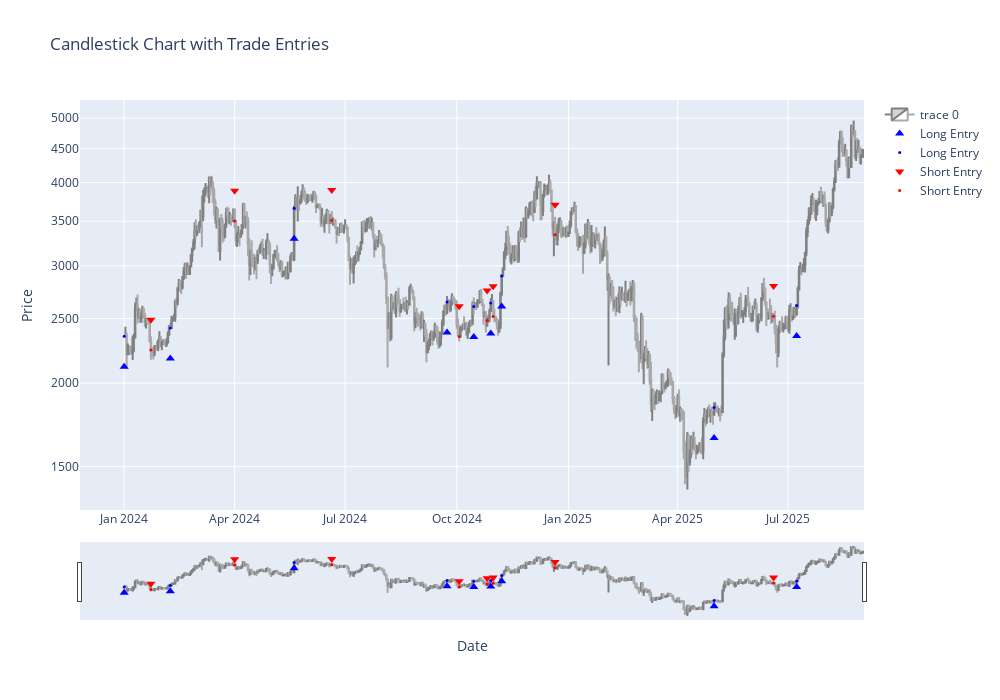

Notebook code cell kept with this figure:
### Markdown cell above
#### Out-of-Sample

### Code cell
# Produce Trades, Equity and Metrics Data for Out-of-Sample Performance
tradesETH2_OOS = op.backtest(dataETH, indicator_names, long_filters, short_filters, paramsETH2, mode, 'tradesDF', backtest_enddate)
equityETH2_OOS = op.backtest(dataETH, indicator_names, long_filters, short_filters, paramsETH2, mode, 'equityDF', backtest_enddate)
metricsETH2_OOS = op.backtest(dataETH, indicator_names, long_filters, short_filters, paramsETH2, mode, 'MetricsTable', backtest_enddate)

# Plot Candlestick Chart for Trade Visualisation
plot.candleChart(dataETH_OOS, tradesETH2_OOS, mode)

### Figure 1 — Plotly figure (JSON) as saved in the notebook; plotly's stock layout.template omitted (floating-point values rounded to 4 significant figures; data arrays with more than 128 entries replaced by an {"elided": "..."} marker saying what was removed)
{"data": [{"close": {"elided": "609 float values"}, "decreasing": {"fillcolor": "white", "line": {"color": "darkgrey"}}, "high": {"elided": "609 float values"}, "increasing": {"fillcolor": "lightgrey", "line": {"color": "grey"}}, "low": {"elided": "609 float values"}, "open": {"elided": "609 float values"}, "type": "candlestick", "x": {"elided": "609 str values"}}, {"marker": {"color": "blue", "size": 8, "symbol": "triangle-up"}, "mode": "markers", "name": "Long Entry", "type": "scatter", "x": ["2024-01-01T00:00:00+00:00", "2024-02-08T00:00:00+00:00", "2024-05-20T00:00:00+00:00", "2024-09-23T00:00:00+00:00", "2024-10-15T00:00:00+00:00", "2024-10-29T00:00:00+00:00", "2024-11-07T00:00:00+00:00", "2025-05-01T00:00:00+00:00", "2025-07-08T00:00:00+00:00"], "y": [2117.0, 2178.0, 3296.0, 2382.0, 2347.0, 2375.0, 2606.0, 1654.0, 2354.0]}, {"marker": {"color": "blue", "size": 3, "symbol": "circle"}, "mode": "markers", "name": "Long Entry", "type": "scatter", "x": ["2024-01-01T00:00:00+00:00", "2024-02-08T00:00:00+00:00", "2024-05-20T00:00:00+00:00", "2024-09-23T00:00:00+00:00", "2024-10-15T00:00:00+00:00", "2024-10-29T00:00:00+00:00", "2024-11-07T00:00:00+00:00", "2025-05-01T00:00:00+00:00", "2025-07-08T00:00:00+00:00"], "y": [2352.0, 2420.0, 3662.0, 2647.0, 2607.0, 2639.0, 2895.0, 1838.0, 2615.0]}, {"marker": {"color": "red", "size": 8, "symbol": "triangle-down"}, "mode": "markers", "name": "Short Entry", "type": "scatter", "x": ["2024-01-23T00:00:00+00:00", "2024-04-01T00:00:00+00:00", "2024-06-20T00:00:00+00:00", "2024-10-03T00:00:00+00:00", "2024-10-26T00:00:00+00:00", "2024-10-31T00:00:00+00:00", "2024-12-21T00:00:00+00:00", "2025-06-19T00:00:00+00:00"], "y": [2489.0, 3889.0, 3900.0, 2608.0, 2756.0, 2796.0, 3706.0, 2798.0]}, {"marker": {"color": "red", "size": 3, "symbol": "circle"}, "mode": "markers", "name": "Short Entry", "type": "scatter", "x": ["2024-01-23T00:00:00+00:00", "2024-04-01T00:00:00+00:00", "2024-06-20T00:00:00+00:00", "2024-10-03T00:00:00+00:00", "2024-10-26T00:00:00+00:00", "2024-10-31T00:00:00+00:00", "2024-12-21T00:00:00+00:00", "2025-06-19T00:00:00+00:00"], "y": [2243.0, 3504.0, 3513.0, 2350.0, 2483.0, 2519.0, 3339.0, 2521.0]}], "layout": {"height": 700, "title": {"text": "Candlestick Chart with Trade Entries"}, "width": 1000, "xaxis": {"title": {"text": "Date"}}, "yaxis": {"title": {"text": "Price"}, "type": "log"}}}
